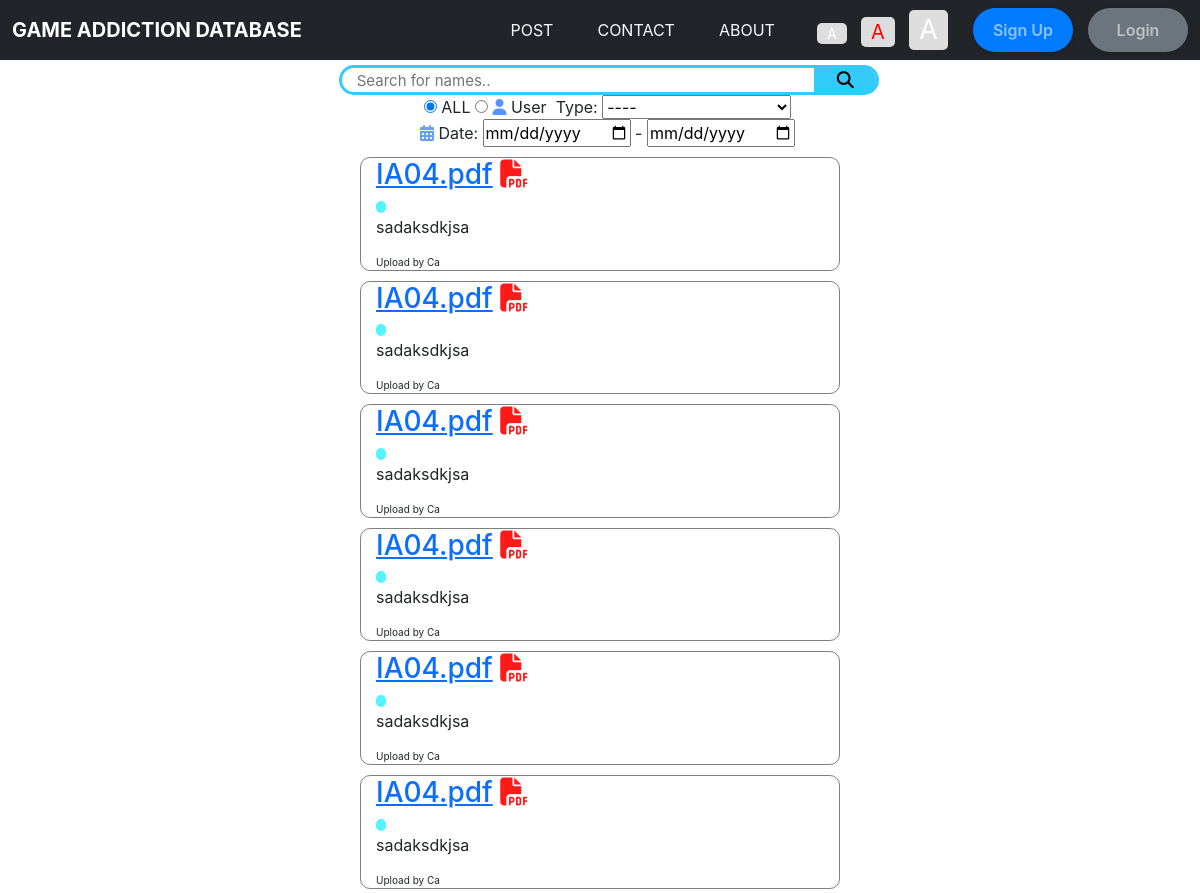
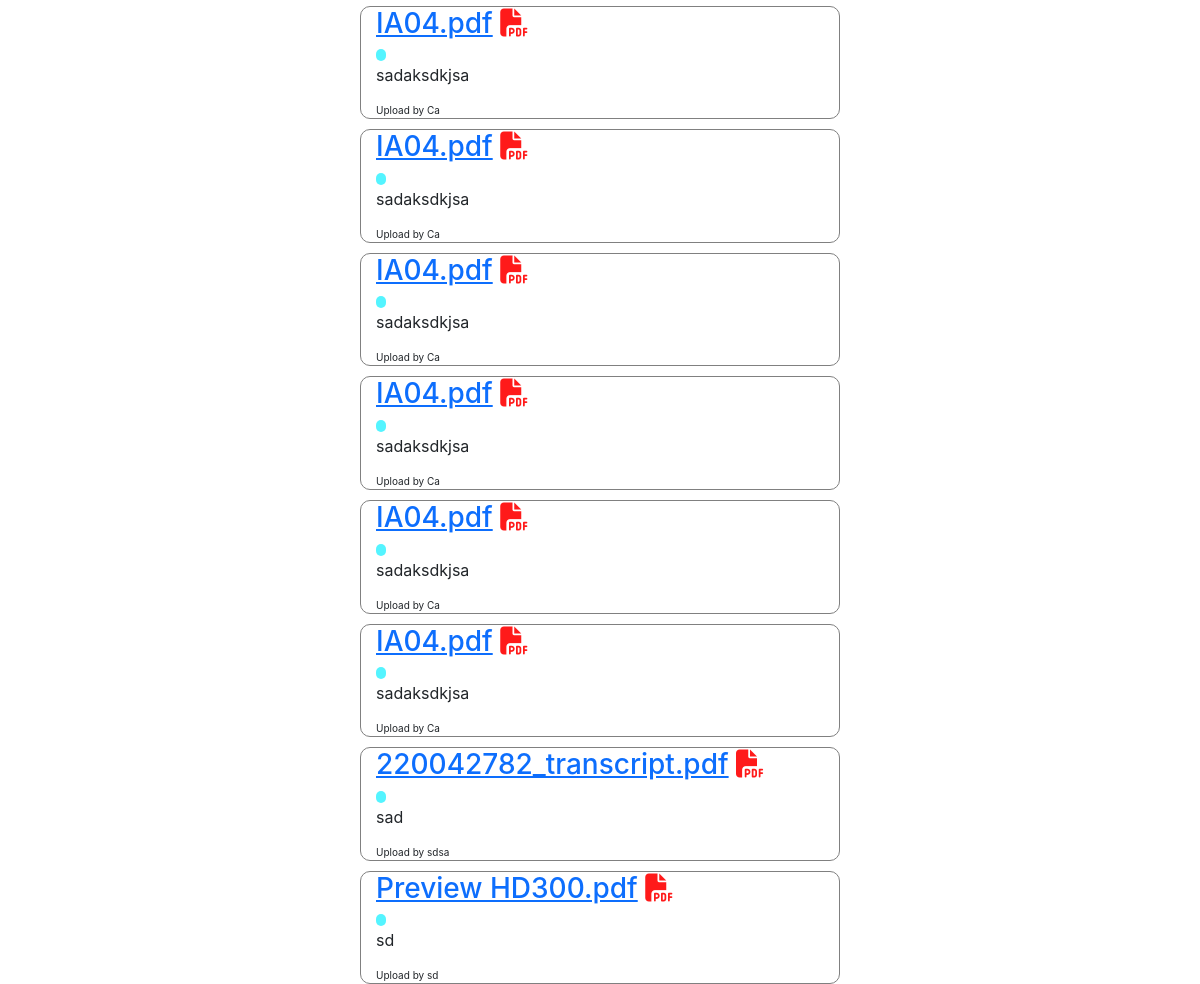
The page /search.php on the database as committed earlier (2 pictures, top to bottom).
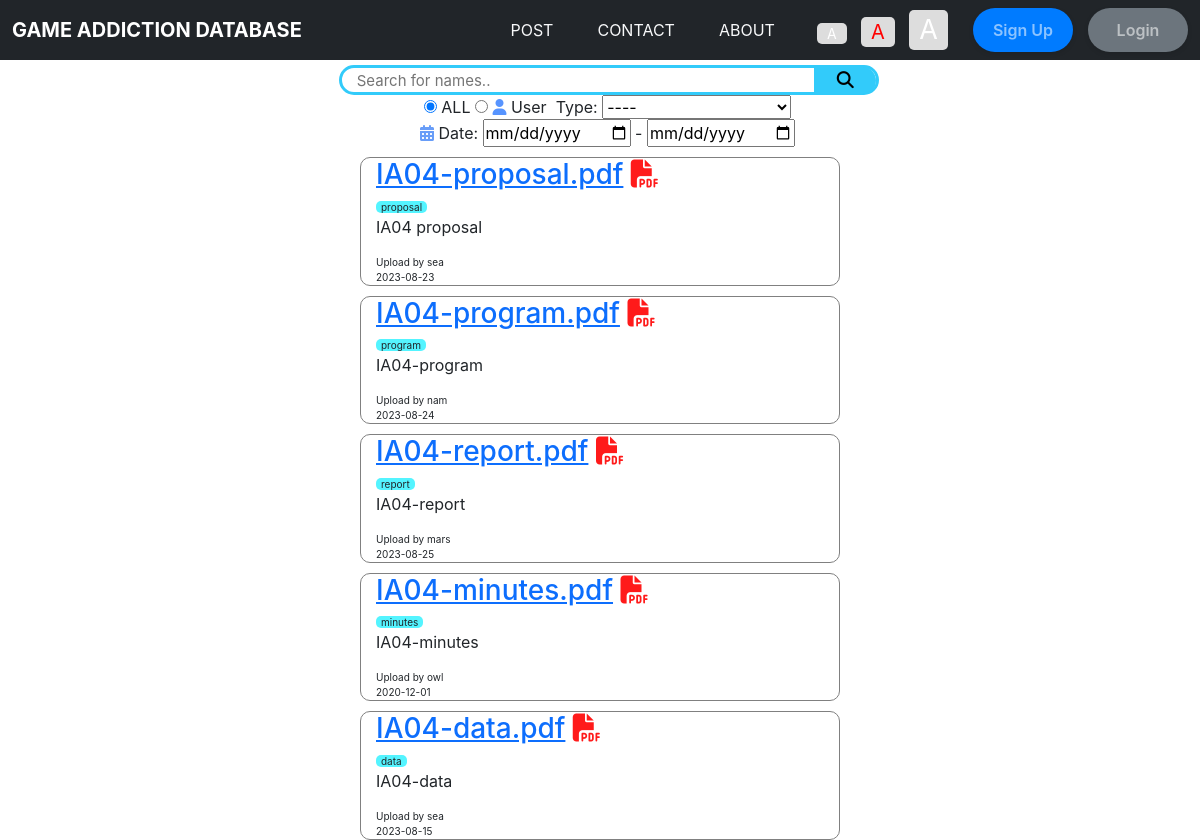
The same page on the database as committed later.
### tables this page shows
CREATE TABLE `pdf` (
  `pdfID` int(11) NOT NULL,
  `fileName` varchar(200) NOT NULL,
  `userName` varchar(200) NOT NULL,
  `pdfDescription` varchar(200) NOT NULL,
  `uploadDate` date NOT NULL,
  `type` varchar(50) NOT NULL
);

### search.php (the view, shortened to what this page needs)
<!DOCTYPE html>
<html lang="en">
<head>
    <?php include 'menu.php'; ?>
    <link rel="stylesheet" href="style/bootstrap.min.css" />
    <link rel="stylesheet" href="https://cdn.jsdelivr.net/npm/bootstrap-icons@1.4.1/font/bootstrap-icons.css" />
    <link rel="stylesheet" href="style/dataTables.bootstrap5.min.css" />
    <link rel="stylesheet" href="./style/menu.css">
    <link rel="stylesheet" href="./style/search.css">
    <link rel="stylesheet" href="https://cdnjs.cloudflare.com/ajax/libs/font-awesome/6.4.2/css/all.min.css">
</head>
<body>
    <div id="searchBox">
        <form action="" method="get">
            <span>
                <input type="text" id="searchInput" name="keyword" placeholder="Search for names.." title="Type in a name">
                <button id="searchbtn" type="submit"><i class="fas fa-search"></i></button><br>
            </span>
            <span>
                <input type="radio" id="ALL" name="label" value="ALL" checked>
                <label for="ALL">ALL</label>
                <input type="radio" id="User" name="label" value="User">
                <label for="User"><i class="fa-solid fa-user" style="color: #5794ff;"></i> User</label>&nbsp;
            </span>
            <span>
                <label for="type">Type:</label>
                <select id="type" name="type">
                    <option value="none">----</option>
                </select><br>
            </span>
            <span>
                <i class="fa-solid fa-calendar-days" style="color: #689df8;"></i> Date:
                <input type="date" id="fDate" name="fromDate"> -
                <input type="date" id="tDate" name="toDate">
            </span>
        </form>
    </div>
    <?php
        if(isset($_GET)){
            $keyword = "";
            extract($_GET);
            if($keyword == ""){
                $sql = "SELECT fileName, userName, pdfDescription, uploadDate, type FROM `pdf`";
            }else if($label == "ALL"){
                $sql = "SELECT fileName, userName, pdfDescription, uploadDate, type FROM `pdf` WHERE `fileName` LIKE '%$keyword%' OR `userName` LIKE '%$keyword%'";
            }else if($label == "User"){
                $sql = "SELECT fileName, userName, pdfDescription, uploadDate, type FROM `pdf` WHERE `userName` LIKE '%$keyword%'";
            }
            $hostname = "127.0.0.1";
            $username = "root";
            $pwd = "";
            $db = "iadb";
            $conn = mysqli_connect($hostname, $username, $pwd, $db)
            or die(mysqli_connect_error());
            $rs = mysqli_query($conn, $sql);
            $data = [] ;
            while ($rc = mysqli_fetch_assoc($rs))
            {
                $data[]=$rc;
            }
            if(count($data) > 0){
                foreach($data as $text){
                    echo <<<EDR
                        <div id="result">
                            <h3>
                                <a href='./pdf/{$text['fileName']}' target='_blank'>{$text['fileName']}</a>
                                <a href='./pdf/{$text['fileName']}' download title='download'>
                                    <i class="fa-solid fa-file-pdf" style="color: #ff1a1a;"></i>
                                </a>
                            </h3>
                            <div id='tag'><span>{$text['type']}</span></div>
                            <p>{$text['pdfDescription']}</p>
                            <div>Upload by {$text['userName']}</div>
                            <div>{$text['uploadDate']}</div>
                        </div>
                    EDR;
                }
            } else {
                echo "<p style='font-size: 50px; text-align: center;'>not file found</p>";
            }
        }
    ?>
</body>
</html>

Rows that differ between the two databases and show on the page:
removed pdf: fileName "IA04.pdf", pdfDescription "sadaksdkjsa", userName "Ca"
removed pdf: fileName "IA04.pdf", pdfDescription "sadaksdkjsa", userName "Ca"
removed pdf: fileName "IA04.pdf", pdfDescription "sadaksdkjsa", userName "Ca"
removed pdf: fileName "IA04.pdf", pdfDescription "sadaksdkjsa", userName "Ca"
removed pdf: fileName "IA04.pdf", pdfDescription "sadaksdkjsa", userName "Ca"
removed pdf: fileName "IA04.pdf", pdfDescription "sadaksdkjsa", userName "Ca"
removed pdf: fileName "IA04.pdf", pdfDescription "sadaksdkjsa", userName "Ca"
removed pdf: fileName "IA04.pdf", pdfDescription "sadaksdkjsa", userName "Ca"
removed pdf: fileName "IA04.pdf", pdfDescription "sadaksdkjsa", userName "Ca"
removed pdf: fileName "IA04.pdf", pdfDescription "sadaksdkjsa", userName "Ca"
removed pdf: fileName "IA04.pdf", pdfDescription "sadaksdkjsa", userName "Ca"
removed pdf: fileName "IA04.pdf", pdfDescription "sadaksdkjsa", userName "Ca"
removed pdf: fileName "220042782_transcript.pdf", pdfDescription "sad", userName "sdsa"
removed pdf: fileName "Preview HD300.pdf", pdfDescription "sd", userName "sd"
added pdf: fileName "IA04-proposal.pdf", type "proposal", pdfDescription "IA04 proposal", userName "sea", uploadDate "2023-08-23"
added pdf: fileName "IA04-program.pdf", type "program", pdfDescription "IA04-program", userName "nam", uploadDate "2023-08-24"
added pdf: fileName "IA04-report.pdf", type "report", pdfDescription "IA04-report", userName "mars", uploadDate "2023-08-25"
added pdf: fileName "IA04-minutes.pdf", type "minutes", pdfDescription "IA04-minutes", userName "owl", uploadDate "2020-12-01"
added pdf: fileName "IA04-data.pdf", type "data", pdfDescription "IA04-data", userName "sea", uploadDate "2023-08-15"
